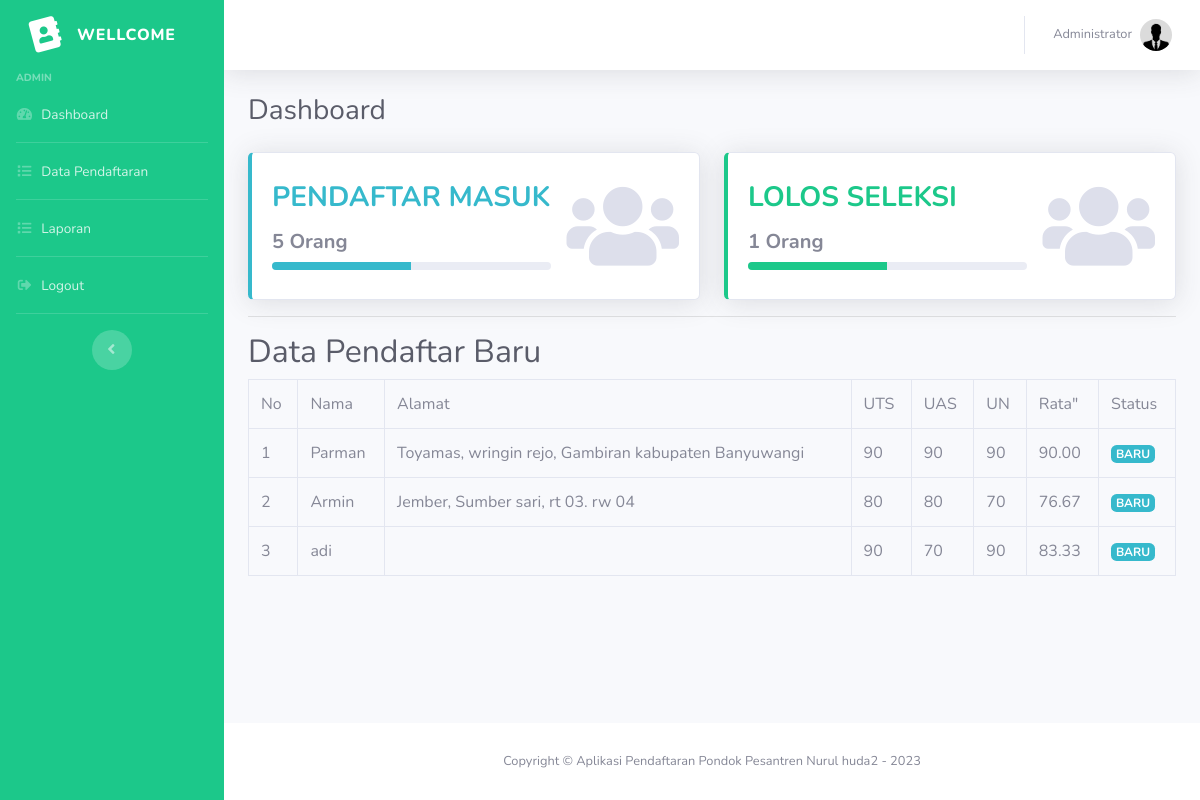
/admin/dashboard.php (signed in), run on the app's committed database.
### tables this page shows
CREATE TABLE `nilai` (
  `id` int(11) NOT NULL,
  `nilai_un` double DEFAULT NULL,
  `nilai_us` double DEFAULT NULL,
  `nilai_uts_1` double NOT NULL,
  `status` int(1) NOT NULL,
  `pendaftar_id` int(11) DEFAULT NULL
);

CREATE TABLE `pendaftar` (
  `id` int(11) NOT NULL,
  `nama` varchar(100) DEFAULT NULL,
  `tmpt_lahir` varchar(100) DEFAULT NULL,
  `tgl_lahir` date DEFAULT NULL,
  `jenis_kelamin` enum('L','P') DEFAULT NULL,
  `agama` varchar(45) DEFAULT NULL,
  `alamat` text DEFAULT NULL,
  `email` varchar(100) DEFAULT NULL,
  `telepon` varchar(45) DEFAULT NULL,
  `foto` varchar(100) NOT NULL,
  `users_id` int(11) DEFAULT NULL
);

### admin/dashboard_control.php (called while the page is built, shortened)
<?php
$all_pendaftar = mysqli_query($koneksi, "SELECT * FROM pendaftar, nilai WHERE pendaftar.id = nilai.pendaftar_id AND nilai.status = 0");
$jml_pendaftar = mysqli_query($koneksi, "SELECT * FROM pendaftar, nilai WHERE pendaftar.id = nilai.pendaftar_id");
$jml_lolos = mysqli_query($koneksi, "SELECT * FROM pendaftar, nilai WHERE pendaftar.id = nilai.pendaftar_id AND nilai.status = 1");
?>

### admin/dashboard.php (the view, shortened to what this page needs)
<?php include('../config/auto_load.php'); ?>
<?php include('dashboard_control.php') ?>
<?php include('../template/header.php'); ?>
<div class="container-fluid">
  <h1 class="h3 mb-4 text-gray-800">Dashboard</h1>
  <div class="row">
    <div class="col-md-6">
      <div class="card border-left-info shadow h-100 py-2">
        <div class="card-body">
          <div class="row no-gutters align-items-center">
            <div class="col mr-2">
              <div class="h3 font-weight-bold text-info text-uppercase mb-1">Pendaftar Masuk</div>
                <div class="h5 mt-3 font-weight-bold">
                  <?= mysqli_num_rows($jml_pendaftar) ?> Orang
                </div>
                <div class="row no-gutters align-items-center">
                  <div class="col">
                    <div class="progress progress-sm mr-2">
                      <div class="progress-bar bg-info" role="progressbar" style="width: 50%" aria-valuenow="50" aria-valuemin="0" aria-valuemax="100"></div>
                    </div>
                  </div>
                </div>
              </div>
              <div class="col-auto">
                <i class="fas fa-users fa-2x text-gray-300" style="font-size: 90px;"></i>
            </div>
          </div>
        </div>
      </div>
    </div>
    <div class="col-md-6">
        <div class="card border-left-success shadow h-100 py-2">
          <div class="card-body">
            <div class="row no-gutters align-items-center">
              <div class="col mr-2">
                <div class="h3 font-weight-bold text-success text-uppercase mb-1">Lolos Seleksi</div>
                  <div class="h5 mt-3 font-weight-bold">
                    <?= mysqli_num_rows($jml_lolos) ?> Orang
                  </div>
                  <div class="row no-gutters align-items-center">
                    <div class="col">
                      <div class="progress progress-sm mr-2">
                        <div class="progress-bar bg-success" role="progressbar" style="width: 50%" aria-valuenow="50" aria-valuemin="0" aria-valuemax="100"></div>
                      </div>
                    </div>
                  </div>
                </div>
                <div class="col-auto">
                  <i class="fas fa-users fa-2x text-gray-300" style="font-size: 90px;"></i>
              </div>
            </div>
          </div>
        </div>
    </div>
  </div>
  <hr class="mt-3">
  <h2 class="text-gray-800">Data Pendaftar Baru</h2>
  <div class="row">
    <div class="col-md-12">
      <table class="table table-bordered table-hover">
          <tr>
            <td>No</td>
            <td>Nama</td>
            <td>Alamat</td>
            <td>UTS</td>
            <td>UAS</td>
            <td>UN</td>
            <td>Rata"</td>
            <td>Status</td>
          </tr>
          <?php
          $no = 1;
          while($p = mysqli_fetch_array($all_pendaftar)) { ?>
          <tr>
            <td><?= $no++ ?></td>
            <td><?= $p['nama'] ?></td>
            <td><?= $p['alamat'] ?></td>
            <td><?= $p['nilai_uts_1'] ?></td>
            <td><?= $p['nilai_us'] ?></td>
            <td><?= $p['nilai_un'] ?></td>
            <td>
              <?=  number_format(($p['nilai_uts_1'] + $p['nilai_us'] + $p['nilai_un']) / 3, 2) ?>
            </td>
            <td><span class="badge badge-info">BARU</span></td>
          </tr>
          <?php }
          ?>
      </table>
    </div>
  </div>
</div>
<?php include('../template/footer.php'); ?>

### data on the page
nilai: pendaftar.nama "Parman", pendaftar.alamat "Toyamas, wringin rejo, Gambiran kabupaten Banyuwangi", nilai_uts_1 "90", nilai_us "90", nilai_un "90", ($p['nilai_uts_1'] + $p['nilai_us'] + $p['nilai_un']) / 3 "90.00"
nilai: pendaftar.nama "Armin", pendaftar.alamat "Jember, Sumber sari, rt 03. rw 04", nilai_uts_1 "80", nilai_us "80", nilai_un "70", ($p['nilai_uts_1'] + $p['nilai_us'] + $p['nilai_un']) / 3 "76.67"
nilai: pendaftar.nama "adi", nilai_uts_1 "90", nilai_us "70", nilai_un "90", ($p['nilai_uts_1'] + $p['nilai_us'] + $p['nilai_un']) / 3 "83.33"

### other printed values
$_SESSION['level'] "ADMIN"
$_SESSION['nama'] "Administrator"
mysqli_num_rows($jml_pendaftar) "5"
mysqli_num_rows($jml_lolos) "1"
